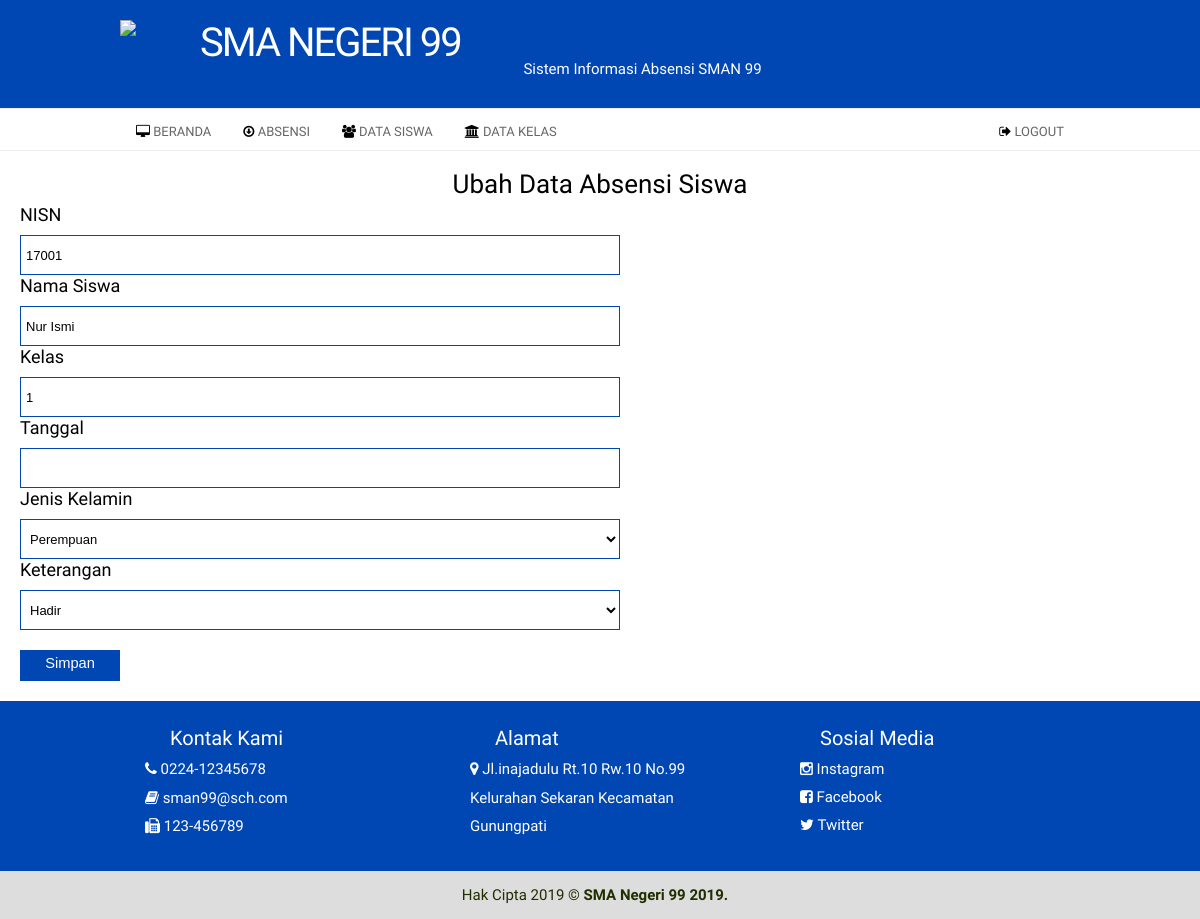
The app's page /index2.php?page=siswa&aksi=ubah&id=72 (signed in) with its own data.
### tables this page shows
CREATE TABLE `tb_siswa` (
  `id` int(11) NOT NULL,
  `nisn` int(15) NOT NULL,
  `nama` varchar(50) NOT NULL,
  `kelas` varchar(50) NOT NULL,
  `nomorhp` bigint(15) NOT NULL,
  `jenis_kelamin` enum('Laki-laki','Perempuan') NOT NULL,
  `keterangan` enum('Hadir','Sakit','Izin','Alpa') NOT NULL
);

### page/user/siswa/ubah.php (the view, shortened to what this page needs)
<?php
    $id = $_GET['id'];
    $sql = $koneksi->query("select * from tb_siswa where id='$id'");
    $tampil = $sql->fetch_assoc();
    $jenis_kelamin = $tampil['jenis_kelamin'];
    $keterangan = $tampil['keterangan'];
?>
<h2 align="center">Ubah Data Absensi Siswa</h2>
                                    <form method="POST">
                                            <h4>NISN</h4>
                                            <input class="textfield" name="nisn" value="<?php echo $tampil['nisn'];?>"/>
                                            <h4>Nama Siswa</h4>
                                            <input class="textfield" name="nama" value="<?php echo $tampil['nama'];?>"/>
                                            <h4>Kelas</h4>
                                            <input class="textfield" name="kelas" value="<?php echo $tampil['kelas'];?>"/>
                                            <h4>Tanggal</h4>
                                            <input class="textfield" name="tanggal" value="<?php echo $tampil['tanggal'];?>"/>
                                            <h4>Jenis Kelamin</h4>
                                            <select class="textfield" name="jenis_kelamin">
                                                <option value="Perempuan" <?php if ($jenis_kelamin=='Perempuan')
                                                {echo "selected";} ?>>Perempuan</option>
                                            </select>
                                            <h4>Keterangan</h4>
                                            <select class="textfield" name="keterangan">
                                                <option value="Hadir" <?php if ($keterangan=='Hadir')
                                                {echo "selected";} ?>>Hadir</option>
                                            </select>
                                            <br>
                                            <input type="submit" name="simpan" value="Simpan" class="simpan">
                                </form>

### assets/css/style.css (style rules this page uses)
* { box-sizing: border-box; }
body { font-family: 'arial'; padding: 10px; }

### assets/css/custom.css (style rules this page uses)
body { background: #fff; margin:0; padding:0; font-family: 'Pontano Sans', Arial, Helvetica, sans-serif; font-size: 15px; color: #666; }
* { margin:0; padding:0; }
form input, form select, form textarea { padding: 5px; color: #333333; border: 1px solid #ddd; border-right:1px solid #ccc; border-bottom:1px solid #ccc; background-color:#fff; font-family: Arial, Helvetica, sans-serif; font-size: 13px; }
h2 { color: #000; font-size: 26px; letter-spacing: 0px; font-weight: normal; padding: 0 0 5px; margin: 0; font-family: 'Pontano Sans', Arial, sans-serif; }
h4 { font-family: 'Pontano Sans', Arial, sans-serif; color: #000; font-size: 18px; font-weight: normal; padding-bottom: 10px; text-transform: none; }

### page/user/siswa/ubah.php (style rules this page uses)
h2 { text-align: center; }
h4 { margin-left: 20px; }
.textfield { width: 50%; height: 40px; font-family: arial; color: #000; border: 1px double #0047b3; margin-left: 20px; }
.simpan { width: 100px; margin-top: 20px; margin-left: 20px; background-color: #0047b3; border: 0; border-bottom: 5px solid #0047b3; text-decoration: none; font-family: arial; font-size: 11pt; color: #fff; }

### records on screen
tb_siswa: nisn "17001", nama "Nur Ismi", kelas "1", jenis_kelamin "Perempuan", keterangan "Hadir"
